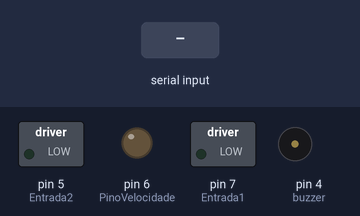
Simulated run of this sketch. Board: Arduino Uno, built with avr-gcc and run on an emulated ATmega328P. Parts: switched loads named in the sketch (green lamp = pin HIGH), output pins drawn as LEDs (lit = HIGH), buzzer (waves = sounding). The inputs (shaded band) are chosen by the test bench.

Above: at 1.2 s.
1.3 s: "A" received over Serial
At 2.4 s:
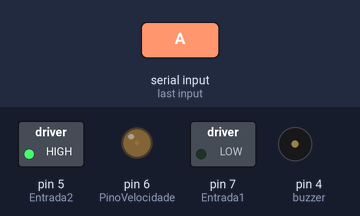
2.8 s: "B" received over Serial
At 4.7 s:
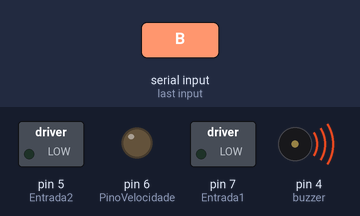
Timing chart, 0 to 6.8 s (numbered marks = the images above; inputs shaded):
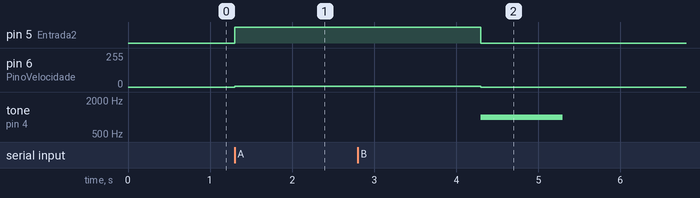

The sketch:

fechadura_digital_codigo_secundario.ino
```cpp
int PinoVelocidade = 6;
int Entrada1 = 7;
int Entrada2 = 5;
int buzzer = 4;


void acionarMotor(char *cmd) {
  if (*cmd == 'A') {
    analogWrite(PinoVelocidade, 5);
    digitalWrite(Entrada1, LOW);
    digitalWrite(Entrada2, HIGH);

    delay(3000);

    digitalWrite(Entrada1, LOW);
    digitalWrite(Entrada2, LOW);
    analogWrite(PinoVelocidade, 0);
  }
}


void beepSimples() {
  tone(buzzer, 1000);
  delay(1000);
  noTone(buzzer);
}


void sirene() {
  int notas[] = {300, 600, 900, 300, 600, 900};
  int total = sizeof(notas) / sizeof(notas[0]);

  for (int i = 0; i < total; i++) {
    tone(buzzer, notas[i]);
    delay(200);
  }
  noTone(buzzer);
}

// SETUP:
void setup() {
  Serial.begin(9600);

  pinMode(PinoVelocidade, OUTPUT);
  pinMode(Entrada1, OUTPUT);
  pinMode(Entrada2, OUTPUT);
  pinMode(buzzer, OUTPUT);
}


void loop() {

  if (Serial.available()) {
    char D = Serial.read();


    if (D == 'A') {
      acionarMotor(&D);
    }

    if (D == 'B') {
      beepSimples();
    }

    if (D == 'C') {
      sirene();
    }
  }
}
```

Measured:
- after the input at 1.3 s, pin 5 (Entrada2): LOW → HIGH at once; pin 6 (PinoVelocidade): 0/255 → 5/255 at once
- after the input at 2.8 s, tone on pin 4 (buzzer): silent → 1000 Hz after 1.5 s, → silent 1.0 s later
